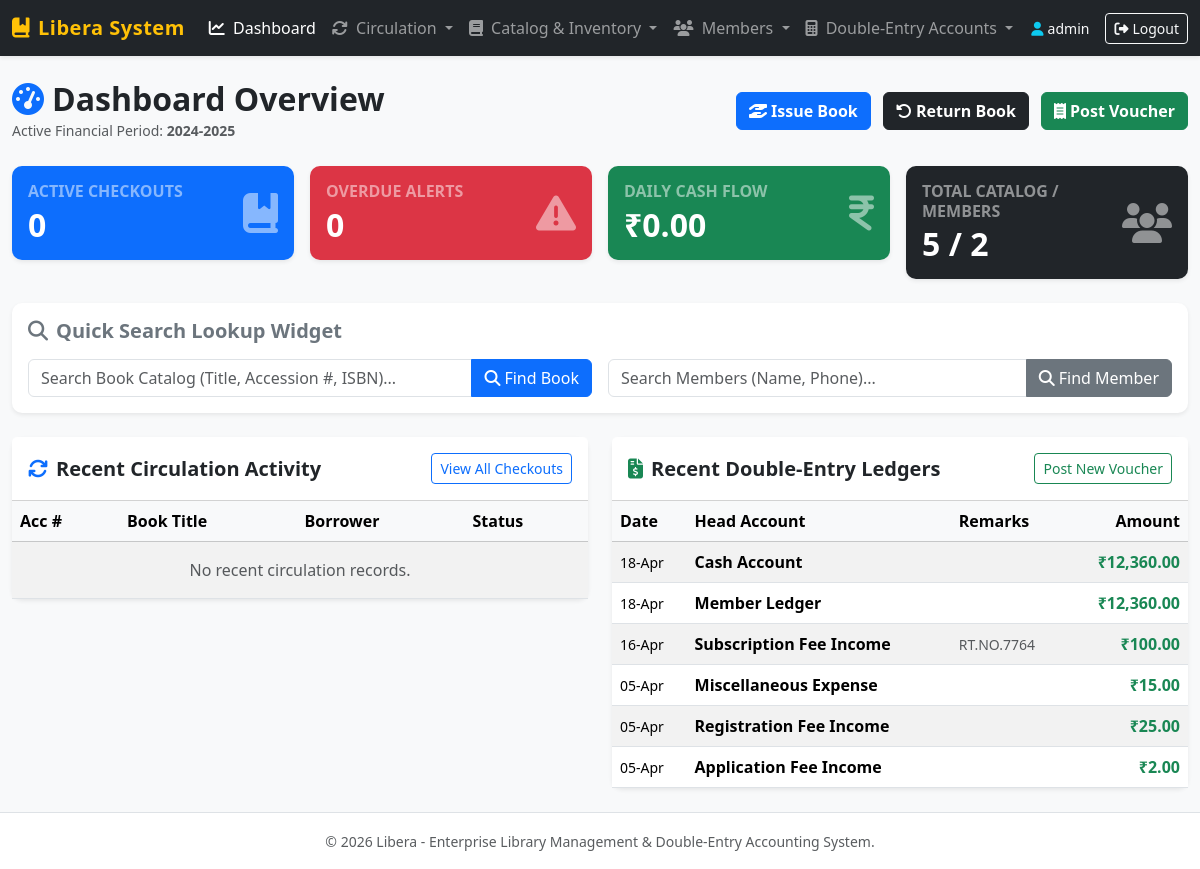
Page /dashboard.php (signed in) on the committed database.
### tables this page shows
CREATE TABLE IF NOT EXISTS `MstrFiscalYear` (
	`YearNumber` tinyint NOT NULL PRIMARY KEY,
	`YearDescription` varchar(50) NULL,
	`YearStartDate` date NULL,
	`YearStopDate` date NULL,
	`CurrentYear` tinyint NULL DEFAULT 1,
	`YearLocked` tinyint NULL DEFAULT 0,
	`YearRemarks` varchar(150) NULL,
	`OpeningStock` date NULL,
	`YearShortName` varchar(25) NULL
);

CREATE TABLE IF NOT EXISTS `AccTransaction` (
	`AccTransNumber` bigint NOT NULL AUTO_INCREMENT PRIMARY KEY,
	`TransHeadNumber` int NOT NULL,
	`TransTypeNumber` smallint NOT NULL,
	`CompanyNumber` tinyint NULL,
	`TransactionDate` date NULL,
	`ReconcileDate` date NULL,
	`LedgerNumberBook` int NULL,
	`LedgerNumberHead` int NULL,
	`CostCentreNumber` int NULL,
	`MemberNumber` int NULL,
	`TransactionAmount` double NULL,
	`TransactionRemarks` varchar(150) NULL,
	`CostCentreNumberBook` int NULL,
	`CostCentreNumberHead` int NULL,
	`LocationNumber` tinyint NULL
);

CREATE TABLE IF NOT EXISTS `MstrLedger` (
	`LedgerNumber` int NOT NULL PRIMARY KEY,
	`LedgerCode` varchar(50) NULL,
	`LedgerName` varchar(100) NULL,
	`LedgerStatus` tinyint NULL DEFAULT 1,
	`LedgerGroupNumber` smallint NULL,
	`LedgerRemarks` varchar(150) NULL,
	`LedgerSortOrder` int NULL
);

### config/db.php (called while the page is built, shortened)
<?php
$db_driver = 'mysqli';
$mysqli_conn = @mysqli_connect(DB_HOST, DB_USER, DB_PASS, DB_NAME, DB_PORT);
if ($mysqli_conn) {
    $db_driver = 'mysqli';
}
function db_query($conn, $sql, $types = "", $params = []) {
    global $db_driver;
    if ($db_driver === 'mysqli') {
        if (empty($params)) {
            return mysqli_query($conn, $sql);
        }
        $stmt = mysqli_prepare($conn, $sql);
        mysqli_stmt_bind_param($stmt, $types, ...$params);
        mysqli_stmt_execute($stmt);
        $result = mysqli_stmt_get_result($stmt);
        return $result;
    }
}
if ($db_driver === 'sqlite') {
    function db_num_rows($res) {
        if (is_object($res) && isset($res->num_rows)) return $res->num_rows;
        if (is_object($res) && method_exists($res, 'num_rows')) return $res->num_rows();
        if ($res instanceof mysqli_result) return mysqli_num_rows($res);
        return 0;
    }
    function db_fetch_assoc($res) {
        if (is_object($res) && method_exists($res, 'fetch_assoc')) return $res->fetch_assoc();
        if ($res instanceof mysqli_result) return mysqli_fetch_assoc($res);
        return false;
    }
    function db_data_seek($res, $offset) {
        if (is_object($res) && method_exists($res, 'data_seek')) return $res->data_seek($offset);
        if ($res instanceof mysqli_result) return mysqli_data_seek($res, $offset);
        return false;
    }
} else {
    function db_num_rows($res) {
        return ($res instanceof mysqli_result) ? mysqli_num_rows($res) : 0;
    }
    function db_fetch_assoc($res) {
        return ($res instanceof mysqli_result) ? mysqli_fetch_assoc($res) : false;
    }
}

### includes/auth.php (called while the page is built, shortened)
<?php
function get_active_fiscal_year($conn) {
    $res = db_query($conn, "SELECT * FROM MstrFiscalYear WHERE CurrentYear = 1 LIMIT 1");
    if ($res && db_num_rows($res) > 0) {
        return db_fetch_assoc($res);
    }
    return ['YearNumber' => 25, 'YearDescription' => '2024-2025'];
}

### dashboard.php (the view, shortened to what this page needs)
<?php
require_once __DIR__ . '/config/db.php';
require_once __DIR__ . '/includes/auth.php';
$fiscal = get_active_fiscal_year($conn);
$today = date('Y-m-d');
$total_books_res = db_query($conn, "SELECT COUNT(*) as cnt FROM MstrBookStock");
$total_books = db_fetch_assoc($total_books_res)['cnt'] ?? 0;
$active_checkouts_res = db_query($conn, "SELECT COUNT(*) as cnt FROM TransBookIssue WHERE IssueStatus = 1");
$active_checkouts = db_fetch_assoc($active_checkouts_res)['cnt'] ?? 0;
$overdue_res = db_query($conn, "SELECT COUNT(*) as cnt FROM TransBookIssue WHERE IssueStatus = 1 AND DueDate < ?", "s", [$today]);
$overdue_count = db_fetch_assoc($overdue_res)['cnt'] ?? 0;
$total_members_res = db_query($conn, "SELECT COUNT(*) as cnt FROM MstrMember");
$total_members = db_fetch_assoc($total_members_res)['cnt'] ?? 0;
$daily_cash_res = db_query($conn, "SELECT
                                    COALESCE(SUM(TransactionAmount), 0) as daily_total
                                   FROM AccTransaction
                                   WHERE TransactionDate = ?", "s", [$today]);
$daily_cash_flow = db_fetch_assoc($daily_cash_res)['daily_total'] ?? 0.0;
$recent_issues = db_query($conn, "SELECT i.*, b.BookName
                                  FROM TransBookIssue i
                                  LEFT JOIN MstrBookStock b ON i.AccessionNumber = b.AccessionNumber
                                  ORDER BY i.IssueID DESC LIMIT 6");
$recent_trans = db_query($conn, "SELECT t.*, l.LedgerName
                                 FROM AccTransaction t
                                 LEFT JOIN MstrLedger l ON t.LedgerNumberHead = l.LedgerNumber
                                 ORDER BY t.AccTransNumber DESC LIMIT 6");
require_once __DIR__ . '/includes/header.php';
?>
<div class="d-flex justify-content-between align-items-center mb-4">
    <div>
        <h2 class="fw-bold mb-0 text-dark"><i class="fa-solid fa-gauge-high text-primary me-2"></i>Dashboard Overview</h2>
        <small class="text-muted">Active Financial Period: <strong><?php echo htmlspecialchars($fiscal['YearDescription']); ?></strong></small>
    </div>
    <div>
        <a href="/modules/circulation/issue.php" class="btn btn-primary fw-bold me-2"><i class="fa-solid fa-hand-holding-hand me-1"></i>Issue Book</a>
        <a href="/modules/circulation/return.php" class="btn btn-dark fw-bold me-2"><i class="fa-solid fa-rotate-left me-1"></i>Return Book</a>
        <a href="/modules/accounts/vouchers.php" class="btn btn-success fw-bold"><i class="fa-solid fa-receipt me-1"></i>Post Voucher</a>
    </div>
</div>
<div class="row g-3 mb-4">
    <div class="col-md-3">
        <div class="card stat-card bg-primary text-white p-3">
            <div class="d-flex justify-content-between align-items-center">
                <div>
                    <h6 class="text-white-50 text-uppercase fw-bold mb-1">Active Checkouts</h6>
                    <h2 class="mb-0 fw-bold"><?php echo number_format($active_checkouts); ?></h2>
                </div>
                <div class="fs-1 text-white-50"><i class="fa-solid fa-book-bookmark"></i></div>
            </div>
        </div>
    </div>
    <div class="col-md-3">
        <div class="card stat-card bg-danger text-white p-3">
            <div class="d-flex justify-content-between align-items-center">
                <div>
                    <h6 class="text-white-50 text-uppercase fw-bold mb-1">Overdue Alerts</h6>
                    <h2 class="mb-0 fw-bold"><?php echo number_format($overdue_count); ?></h2>
                </div>
                <div class="fs-1 text-white-50"><i class="fa-solid fa-triangle-exclamation"></i></div>
            </div>
        </div>
    </div>
    <div class="col-md-3">
        <div class="card stat-card bg-success text-white p-3">
            <div class="d-flex justify-content-between align-items-center">
                <div>
                    <h6 class="text-white-50 text-uppercase fw-bold mb-1">Daily Cash Flow</h6>
                    <h2 class="mb-0 fw-bold">₹<?php echo number_format($daily_cash_flow, 2); ?></h2>
                </div>
                <div class="fs-1 text-white-50"><i class="fa-solid fa-indian-rupee-sign"></i></div>
            </div>
        </div>
    </div>
    <div class="col-md-3">
        <div class="card stat-card bg-dark text-white p-3">
            <div class="d-flex justify-content-between align-items-center">
                <div>
                    <h6 class="text-white-50 text-uppercase fw-bold mb-1">Total Catalog / Members</h6>
                    <h2 class="mb-0 fw-bold"><?php echo number_format($total_books); ?> / <?php echo number_format($total_members); ?></h2>
                </div>
                <div class="fs-1 text-white-50"><i class="fa-solid fa-users"></i></div>
            </div>
        </div>
    </div>
</div>
<div class="card shadow-sm mb-4">
    <div class="card-body">
        <h5 class="card-title fw-bold text-secondary mb-3"><i class="fa-solid fa-magnifying-glass me-2"></i>Quick Search Lookup Widget</h5>
        <div class="row g-3">
            <div class="col-md-6">
                <form method="GET" action="/modules/inventory/books.php" class="input-group">
                    <input type="text" name="search" class="form-control" placeholder="Search Book Catalog (Title, Accession #, ISBN)..." required>
                    <button type="submit" class="btn btn-primary"><i class="fa-solid fa-search me-1"></i>Find Book</button>
                </form>
            </div>
            <div class="col-md-6">
                <form method="GET" action="/modules/members/members.php" class="input-group">
                    <input type="text" name="search" class="form-control" placeholder="Search Members (Name, Phone)..." required>
                    <button type="submit" class="btn btn-secondary"><i class="fa-solid fa-search me-1"></i>Find Member</button>
                </form>
            </div>
        </div>
    </div>
</div>
<div class="row g-4">
    <div class="col-md-6">
        <div class="card shadow-sm">
            <div class="card-header bg-white d-flex justify-content-between align-items-center py-3">
                <h5 class="mb-0 fw-bold"><i class="fa-solid fa-arrows-rotate text-primary me-2"></i>Recent Circulation Activity</h5>
                <a href="/modules/circulation/issued_list.php" class="btn btn-sm btn-outline-primary">View All Checkouts</a>
            </div>
            <div class="card-body p-0">
                <div class="table-responsive">
                    <table class="table table-hover table-striped mb-0 align-middle">
                        <thead class="table-light">
                            <tr>
                                <th>Acc #</th>
                                <th>Book Title</th>
                                <th>Borrower</th>
                                <th>Status</th>
                            </tr>
                        </thead>
                        <tbody>
                            <?php if ($recent_issues && db_num_rows($recent_issues) > 0): ?>
                                <?php while ($issue = db_fetch_assoc($recent_issues)): ?>
                                    <tr>
                                        <td><span class="badge bg-secondary"><?php echo htmlspecialchars($issue['AccessionNumber']); ?></span></td>
                                        <td><strong><?php echo htmlspecialchars($issue['BookName'] ?? 'N/A'); ?></strong></td>
                                        <td><?php echo htmlspecialchars($issue['MemberName'] ?? 'N/A'); ?></td>
                                        <td>
                                            <?php if ($issue['IssueStatus'] == 1): ?>
                                                <span class="badge bg-warning text-dark">Issued</span>
                                            <?php else: ?>
                                                <span class="badge bg-success">Returned</span>
                                            <?php endif; ?>
                                        </td>
                                    </tr>
                                <?php endwhile; ?>
                            <?php else: ?>
                                <tr><td colspan="4" class="text-center text-muted py-3">No recent circulation records.</td></tr>
                            <?php endif; ?>
                        </tbody>
                    </table>
                </div>
            </div>
        </div>
    </div>
    <div class="col-md-6">
        <div class="card shadow-sm">
            <div class="card-header bg-white d-flex justify-content-between align-items-center py-3">
                <h5 class="mb-0 fw-bold"><i class="fa-solid fa-file-invoice-dollar text-success me-2"></i>Recent Double-Entry Ledgers</h5>
                <a href="/modules/accounts/vouchers.php" class="btn btn-sm btn-outline-success">Post New Voucher</a>
            </div>
            <div class="card-body p-0">
                <div class="table-responsive">
                    <table class="table table-hover table-striped mb-0 align-middle">
                        <thead class="table-light">
                            <tr>
                                <th>Date</th>
                                <th>Head Account</th>
                                <th>Remarks</th>
                                <th class="text-end">Amount</th>
                            </tr>
                        </thead>
                        <tbody>
                            <?php if ($recent_trans && db_num_rows($recent_trans) > 0): ?>
                                <?php while ($trans = db_fetch_assoc($recent_trans)): ?>
                                    <tr>
                                        <td><small><?php echo date('d-M', strtotime($trans['TransactionDate'])); ?></small></td>
                                        <td><strong><?php echo htmlspecialchars($trans['LedgerName'] ?? 'General'); ?></strong></td>
                                        <td><small class="text-muted"><?php echo htmlspecialchars($trans['TransactionRemarks'] ?? 'N/A'); ?></small></td>
                                        <td class="text-end fw-bold text-success">₹<?php echo number_format($trans['TransactionAmount'], 2); ?></td>
                                    </tr>
                                <?php endwhile; ?>
                            <?php else: ?>
                                <tr><td colspan="4" class="text-center text-muted py-3">No accounting entries posted today.</td></tr>
                            <?php endif; ?>
                        </tbody>
                    </table>
                </div>
            </div>
        </div>
    </div>
</div>
<?php require_once __DIR__ . '/includes/footer.php'; ?>

### rows in the picture
mstrfiscalyear: YearDescription "2024-2025"
acctransaction: TransactionDate "18-Apr", mstrledger.LedgerName "Cash Account", TransactionAmount "12,360.00"
acctransaction: TransactionDate "18-Apr", mstrledger.LedgerName "Member Ledger", TransactionAmount "12,360.00"
acctransaction: TransactionDate "16-Apr", mstrledger.LedgerName "Subscription Fee Income", TransactionRemarks "RT.NO.7764", TransactionAmount "100.00"
acctransaction: TransactionDate "05-Apr", mstrledger.LedgerName "Miscellaneous Expense", TransactionAmount "15.00"
acctransaction: TransactionDate "05-Apr", mstrledger.LedgerName "Registration Fee Income", TransactionAmount "25.00"
acctransaction: TransactionDate "05-Apr", mstrledger.LedgerName "Application Fee Income", TransactionAmount "2.00"

### other values in the picture
$_SESSION['username'] "admin"
$active_checkouts "0"
$overdue_count "0"
$daily_cash_flow "0.00"
$total_books "5"
$total_members "2"
